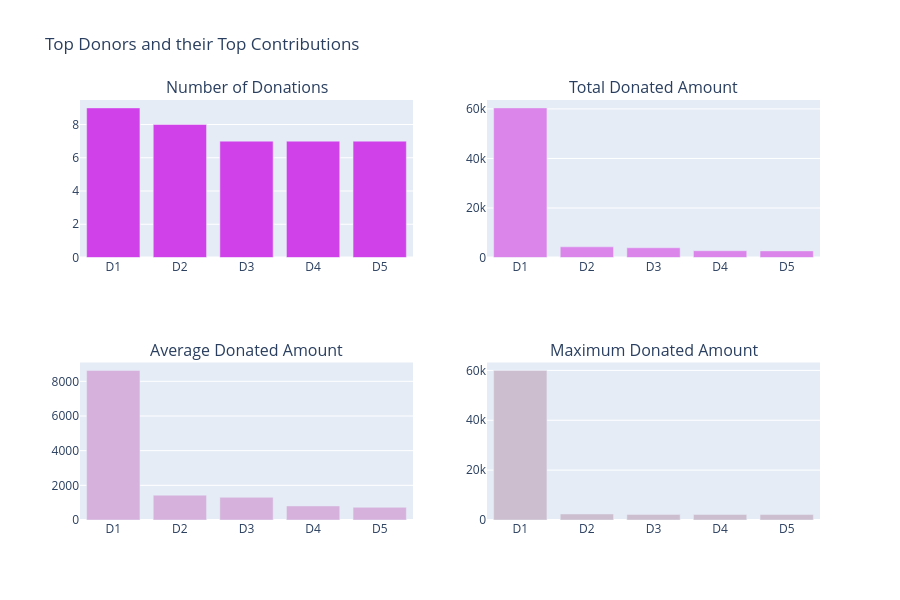

Source (notebook cell):
### Markdown cell above
### <a id="3.3"> 3.3 Quiénes son los Principales Donantes: </a>
Identifiquemos a los donantes que hicieron algunas contribuciones principales y sus valores. Es decir:

 - 3.3.1 Donantes que han realizado el mayor número de donaciones

 - 3.3.2 Donantes que han financiado los montos totales más altos

 - 3.3.3 Donantes que financian los montos promedio más altos en donaciones individuales

 - 3.3.4 Donantes que han financiado el monto máximo en una sola donación

### Code cell
# Which Projects Had the maximum Donations 

tempdf = donations_df.groupby('Donor ID').agg({'Donor ID' : 'count', 'Donation Amount' : 'sum'}).rename(columns={'Donor ID' : "Total Donations", 'Donation Amount' : "Total Amount"}).reset_index()
tempdf['Average Donation Amount'] = tempdf['Total Amount'] / tempdf['Total Donations']

tempdf1 = tempdf.sort_values(by=['Total Donations'], ascending=[False])
x = tempdf1.head(5)['Donor ID']
x = ["D"+str(i+1) for i in range(len(x))]
y = tempdf1.head(5)['Total Donations']
tr1 = bar_ver_noagg(x, y, 'Total Donations', '#d141ea', lm=None, rt=True)

tempdf1 = tempdf.sort_values(by=['Total Amount'], ascending=[False])
x = tempdf1.head(5)['Donor ID']
x = ["D"+str(i+1) for i in range(len(x))]
y = tempdf1.head(5)['Total Amount']
tr2 = bar_ver_noagg(x, y, 'Average Donations', '#db85ea', lm=None, rt=True)

tempdf1 = tempdf.sort_values(by=['Average Donation Amount'], ascending=[False])
x = tempdf1.head(5)['Donor ID']
x = ["D"+str(i+1) for i in range(len(x))]
y = tempdf1.head(5)['Average Donation Amount']
tr3 = bar_ver_noagg(x, y, 'Average Donations', '#d5b1db', lm=None, rt=True)

tempdf = donations_df.groupby('Donor ID').agg({'Donor ID' : 'count', 'Donation Amount' : 'max'}).rename(columns={'Donor ID' : "Total Donations", 'Donation Amount' : "Maximum Donations"}).reset_index()
tempdf1 = tempdf.sort_values(by=['Maximum Donations'], ascending=[False])
x = tempdf1.head(5)['Donor ID']
x = ["D"+str(i+1) for i in range(len(x))]
y = tempdf1.head(5)['Maximum Donations']
tr4 = bar_ver_noagg(x, y, 'Maximum Donations', '#ccbece', lm=None, rt=True)

fig = tools.make_subplots(rows=2, cols=2, print_grid=False, subplot_titles = ['Number of Donations', "Total Donated Amount", 'Average Donated Amount', 'Maximum Donated Amount'])
fig.append_trace(tr1, 1, 1);
fig.append_trace(tr2, 1, 2);
fig.append_trace(tr3, 2, 1);
fig.append_trace(tr4, 2, 2);

fig['layout'].update(height=600, showlegend=False, title='Top Donors and their Top Contributions');
fig.show()

### Figure 1 — Plotly figure (JSON) as saved in the notebook; plotly's stock layout.template omitted (floating-point values rounded to 4 significant figures)
{"data": [{"marker": {"color": "#d141ea"}, "type": "bar", "x": ["D1", "D2", "D3", "D4", "D5"], "xaxis": "x", "y": [9, 8, 7, 7, 7], "yaxis": "y"}, {"marker": {"color": "#db85ea"}, "type": "bar", "x": ["D1", "D2", "D3", "D4", "D5"], "xaxis": "x2", "y": [60420.0, 4301.0, 3926.0, 2733.0, 2667.0], "yaxis": "y2"}, {"marker": {"color": "#d5b1db"}, "type": "bar", "x": ["D1", "D2", "D3", "D4", "D5"], "xaxis": "x3", "y": [8631.0, 1434.0, 1309.0, 808.7, 731.1], "yaxis": "y3"}, {"marker": {"color": "#ccbece"}, "type": "bar", "x": ["D1", "D2", "D3", "D4", "D5"], "xaxis": "x4", "y": [60000.0, 2420.0, 2248.0, 2219.0, 2190.0], "yaxis": "y4"}], "layout": {"annotations": [{"font": {"size": 16}, "showarrow": false, "text": "Number of Donations", "x": 0.225, "xanchor": "center", "xref": "paper", "y": 1, "yanchor": "bottom", "yref": "paper"}, {"font": {"size": 16}, "showarrow": false, "text": "Total Donated Amount", "x": 0.775, "xanchor": "center", "xref": "paper", "y": 1, "yanchor": "bottom", "yref": "paper"}, {"font": {"size": 16}, "showarrow": false, "text": "Average Donated Amount", "x": 0.225, "xanchor": "center", "xref": "paper", "y": 0.375, "yanchor": "bottom", "yref": "paper"}, {"font": {"size": 16}, "showarrow": false, "text": "Maximum Donated Amount", "x": 0.775, "xanchor": "center", "xref": "paper", "y": 0.375, "yanchor": "bottom", "yref": "paper"}], "height": 600, "showlegend": false, "title": {"text": "Top Donors and their Top Contributions"}, "xaxis": {"anchor": "y", "domain": [0, 0.45]}, "xaxis2": {"anchor": "y2", "domain": [0.55, 1]}, "xaxis3": {"anchor": "y3", "domain": [0, 0.45]}, "xaxis4": {"anchor": "y4", "domain": [0.55, 1]}, "yaxis": {"anchor": "x", "domain": [0.625, 1]}, "yaxis2": {"anchor": "x2", "domain": [0.625, 1]}, "yaxis3": {"anchor": "x3", "domain": [0, 0.375]}, "yaxis4": {"anchor": "x4", "domain": [0, 0.375]}}}
